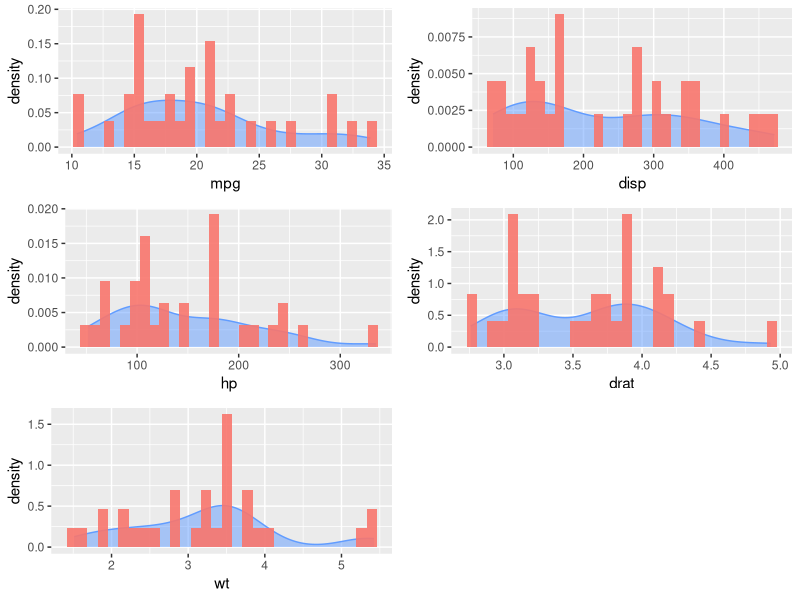
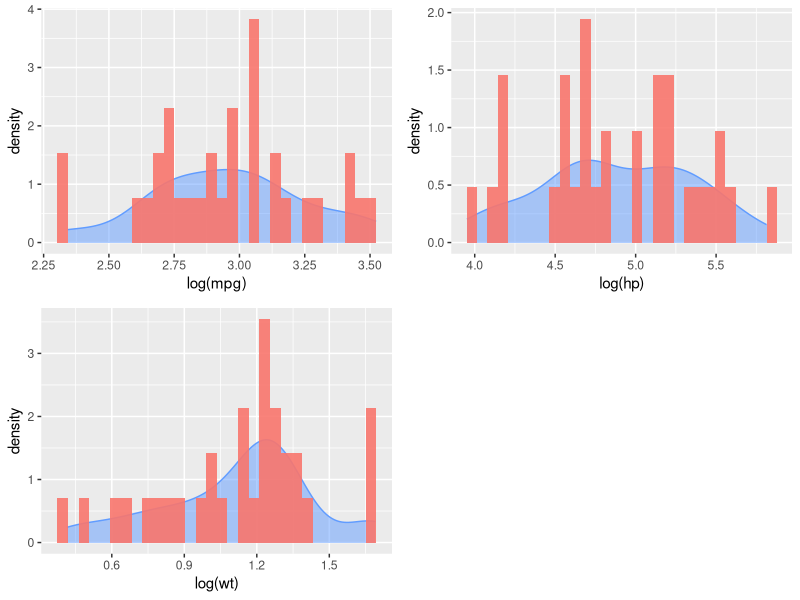
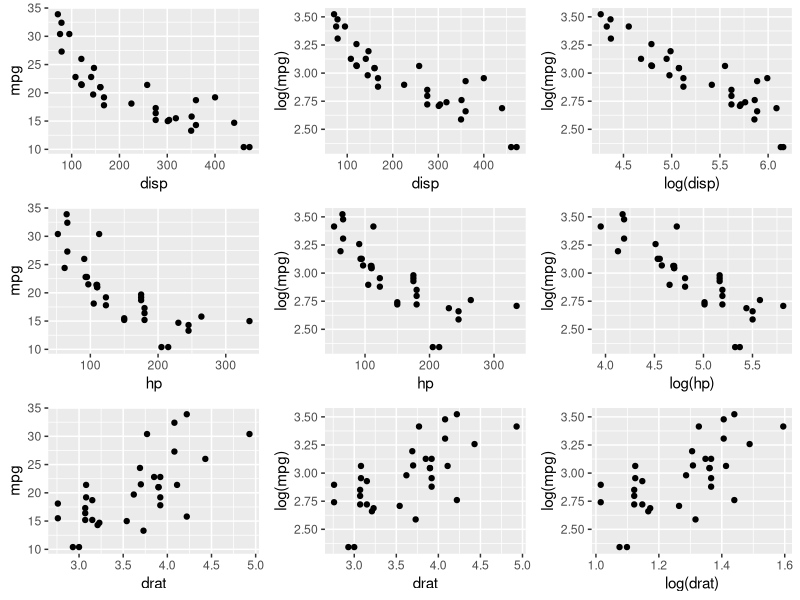
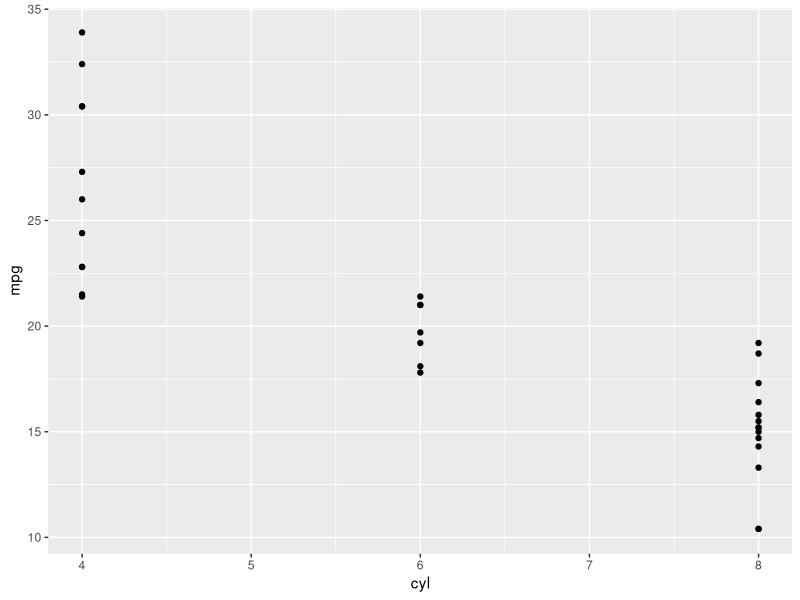

Source code (R) for these figures, in order:
## ---- chunk 1
str(mtcars)
## ---- chunk 2
mtcars$am <- factor(mtcars$am)
rownames(mtcars)
## ---- chunk 3
library(ggplot2)
library(gridExtra)

plot_1 <- ggplot(mtcars, aes(x = mpg, fill  = I("#F8766D"))) +
                geom_density(fill = I("#619CFF"), col = "#619CFF", alpha = 0.5) +
                geom_histogram(aes(y = ..density..), alpha = 0.9)

plot_2 <- ggplot(mtcars, aes(x = disp, fill  = I("#F8766D"))) +
                geom_density(fill = I("#619CFF"), col = "#619CFF", alpha = 0.5) +
                geom_histogram(aes(y = ..density..), alpha = 0.9)

plot_3 <- ggplot(mtcars, aes(x = hp, fill  = I("#F8766D"))) +
                geom_density(fill = I("#619CFF"), col = "#619CFF", alpha = 0.5) +
                geom_histogram(aes(y = ..density..), alpha = 0.9)

plot_4 <- ggplot(mtcars, aes(x = drat, fill  = I("#F8766D"))) +
                geom_density(fill = I("#619CFF"), col = "#619CFF", alpha = 0.5) +
                geom_histogram(aes(y = ..density..), alpha = 0.9)

plot_5 <- ggplot(mtcars, aes(x = wt, fill  = I("#F8766D"))) +
                geom_density(fill = I("#619CFF"), col = "#619CFF", alpha = 0.5) +
                geom_histogram(aes(y = ..density..), alpha = 0.9)

grid.arrange(plot_1, plot_2, plot_3, plot_4, plot_5, ncol = 2)
## ---- chunk 4
plot_6 <- ggplot(mtcars, aes(x = log(mpg), fill  = I("#F8766D"))) +
                geom_density(fill = I("#619CFF"), col = "#619CFF", alpha = 0.5) +
                geom_histogram(aes(y = ..density..), alpha = 0.9)

plot_7 <- ggplot(mtcars, aes(x = log(hp), fill  = I("#F8766D"))) +
                geom_density(fill = I("#619CFF"), col = "#619CFF", alpha = 0.5) +
                geom_histogram(aes(y = ..density..), alpha = 0.9)

plot_8 <- ggplot(mtcars, aes(x = log(wt), fill  = I("#F8766D"))) +
                geom_density(fill = I("#619CFF"), col = "#619CFF", alpha = 0.5) +
                geom_histogram(aes(y = ..density..), alpha = 0.9)

grid.arrange(plot_6, plot_7, plot_8, ncol = 2)
## ---- chunk 5
plot_9 <- ggplot(mtcars, aes(x = disp, y = mpg)) +
                geom_point()
plot_10 <- ggplot(mtcars, aes(x = disp, y = log(mpg))) +
                geom_point()
plot_11 <- ggplot(mtcars, aes(x = log(disp), y = log(mpg))) +
                geom_point()
plot_12 <- ggplot(mtcars, aes(x = hp, y = mpg)) +
                geom_point()
plot_13 <- ggplot(mtcars, aes(x = hp, y = log(mpg))) +
                geom_point()
plot_14 <- ggplot(mtcars, aes(x = log(hp), y = log(mpg))) +
                geom_point()
plot_15 <- ggplot(mtcars, aes(x = drat, y = mpg)) +
                geom_point()
plot_16 <- ggplot(mtcars, aes(x = drat, y = log(mpg))) +
                geom_point()
plot_17 <- ggplot(mtcars, aes(x = log(drat), y = log(mpg))) +
                geom_point()
grid.arrange(plot_9, plot_10, plot_11, plot_12, plot_13, plot_14, plot_15, plot_16, plot_17, ncol = 3)
## ---- chunk 6
plot_20 <- ggplot(mtcars, aes(x = cyl, y = mpg)) +
                geom_point()
plot_20
